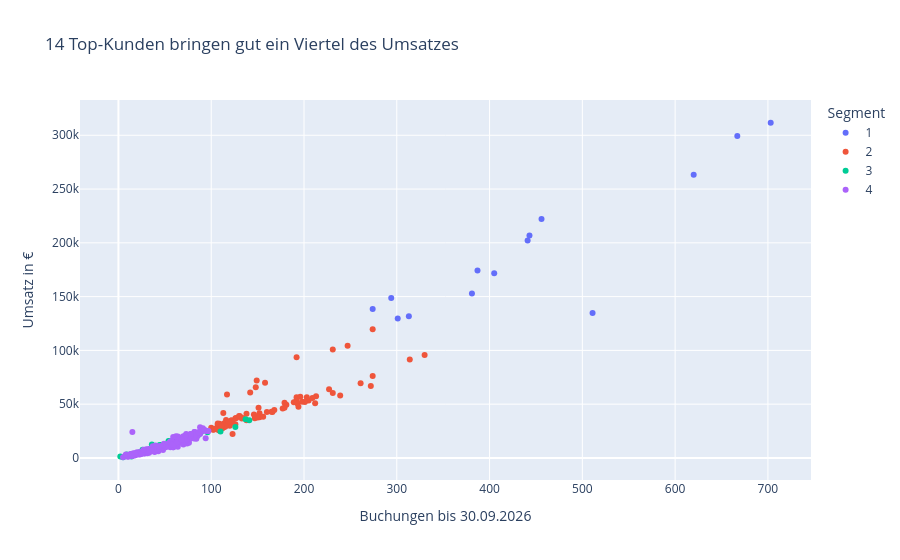

Here is the notebook cell this chart was saved with:
### Code cell
fig = px.scatter(
    kunden, x="haeufigkeit", y="umsatz", color=kunden["segment"].astype(str),
    hover_data=["kunde_id", "tage_seit_kauf"],
    title="14 Top-Kunden bringen gut ein Viertel des Umsatzes",
    labels={"haeufigkeit": "Buchungen bis 30.09.2026", "umsatz": "Umsatz in €", "color": "Segment"},
    category_orders={"color": ["1", "2", "3", "4"]},
)
fig

### Figure 1 — Plotly figure (JSON) as saved in the notebook; plotly's stock layout.template omitted (floating-point values rounded to 4 significant figures; data arrays with more than 128 entries replaced by an {"elided": "..."} marker saying what was removed)
{"data": [{"customdata": [["K0028", 5], ["K0052", 1], ["K0069", 0], ["K0077", 1], ["K0085", 0], ["K0136", 0], ["K0164", 2], ["K0227", 1], ["K0239", 1], ["K0259", 2], ["K0270", 0], ["K0273", 0], ["K0287", 9], ["K0292", 2]], "hovertemplate": "Segment=1<br>Buchungen bis 30.09.2026=%{x}<br>Umsatz in €=%{y}<br>kunde_id=%{customdata[0]}<br>tage_seit_kauf=%{customdata[1]}<extra></extra>", "legendgroup": "1", "marker": {"color": "#636efa", "symbol": "circle"}, "mode": "markers", "name": "1", "orientation": "v", "showlegend": true, "type": "scatter", "x": [387, 441, 620, 511, 313, 667, 703, 443, 456, 294, 381, 274, 301, 405], "xaxis": "x", "y": [174300.0, 202100.0, 263300.0, 134700.0, 131700.0, 299400.0, 311600.0, 206800.0, 222200.0, 148800.0, 152800.0, 138600.0, 129700.0, 171600.0], "yaxis": "y"}, {"customdata": {"elided": "90x2 mixed values"}, "hovertemplate": "Segment=2<br>Buchungen bis 30.09.2026=%{x}<br>Umsatz in €=%{y}<br>kunde_id=%{customdata[0]}<br>tage_seit_kauf=%{customdata[1]}<extra></extra>", "legendgroup": "2", "marker": {"color": "#EF553B", "symbol": "circle"}, "mode": "markers", "name": "2", "orientation": "v", "showlegend": true, "type": "scatter", "x": [108, 116, 247, 100, 198, 131, 111, 166, 134, 239, 165, 272, 108, 274, 123, 120, 111, 107, 102, 122, 115, 150, 113, 192, 152, 147, 261, 192, 205, 113, 117, 152, 203, 179, 114, 115, 117, 231, 314, 127, 109, 122, 138, 168, 148, 149, 102, 121, 181, 122, 115, 107, 116, 146, 119, 112, 193, 126, 133, 149, 151, 142, 192, 117, 330, 213, 103, 130, 179, 231, 123, 227, 118, 119, 115, 177, 156, 189, 160, 196, 194, 111, 201, 209, 104, 138, 212, 126, 158, 274], "xaxis": "x", "y": [25840.0, 32100.0, 104400.0, 28090.0, 52260.0, 38770.0, 30470.0, 42810.0, 37120.0, 58050.0, 42930.0, 66890.0, 29130.0, 119700.0, 33580.0, 29900.0, 27410.0, 30710.0, 26640.0, 33500.0, 29080.0, 37550.0, 28430.0, 93560.0, 41640.0, 36910.0, 69450.0, 53590.0, 53500.0, 41740.0, 32770.0, 37800.0, 56410.0, 46570.0, 32190.0, 30250.0, 31630.0, 100900.0, 91570.0, 37150.0, 31910.0, 32740.0, 41160.0, 44660.0, 65840.0, 71960.0, 26270.0, 34600.0, 49470.0, 35120.0, 30740.0, 32090.0, 35250.0, 40430.0, 31480.0, 27530.0, 50620.0, 36930.0, 36660.0, 38600.0, 46710.0, 60940.0, 56340.0, 58900.0, 95680.0, 57370.0, 26520.0, 39080.0, 51430.0, 60370.0, 22230.0, 63780.0, 30570.0, 33450.0, 29510.0, 46080.0, 38290.0, 51900.0, 42640.0, 56820.0, 47710.0, 29780.0, 52140.0, 55730.0, 27220.0, 35150.0, 50910.0, 31350.0, 69880.0, 76120.0], "yaxis": "y"}, {"customdata": [["K0003", 345], ["K0006", 390], ["K0012", 184], ["K0017", 168], ["K0023", 307], ["K0024", 286], ["K0032", 399], ["K0042", 302], ["K0045", 197], ["K0073", 345], ["K0100", 175], ["K0104", 238], ["K0110", 450], ["K0119", 349], ["K0132", 334], ["K0137", 300], ["K0152", 335], ["K0162", 338], ["K0170", 308], ["K0174", 273], ["K0178", 380], ["K0179", 436], ["K0180", 301], ["K0181", 287], ["K0182", 447], ["K0191", 211], ["K0194", 211], ["K0198", 194], ["K0202", 265], ["K0224", 461], ["K0226", 231], ["K0233", 349], ["K0235", 272], ["K0246", 376], ["K0252", 301], ["K0279", 223], ["K0280", 264], ["K0291", 391], ["K0293", 365], ["K0295", 404], ["K0296", 251], ["K0297", 169], ["K0305", 259], ["K0318", 279], ["K0321", 386], ["K0325", 398], ["K0334", 383], ["K0340", 266], ["K0347", 320], ["K0361", 223], ["K0370", 203], ["K0377", 182], ["K0382", 491], ["K0386", 223], ["K0388", 202]], "hovertemplate": "Segment=3<br>Buchungen bis 30.09.2026=%{x}<br>Umsatz in €=%{y}<br>kunde_id=%{customdata[0]}<br>tage_seit_kauf=%{customdata[1]}<extra></extra>", "legendgroup": "3", "marker": {"color": "#00cc96", "symbol": "circle"}, "mode": "markers", "name": "3", "orientation": "v", "showlegend": true, "type": "scatter", "x": [74, 39, 57, 22, 63, 50, 28, 41, 39, 137, 56, 63, 39, 5, 64, 40, 28, 54, 70, 126, 9, 51, 2, 26, 42, 110, 72, 46, 62, 65, 63, 34, 53, 21, 60, 27, 55, 34, 41, 36, 55, 54, 35, 14, 45, 36, 52, 86, 89, 44, 88, 96, 42, 65, 141], "xaxis": "x", "y": [18150.0, 8195.0, 12510.0, 5009.0, 16830.0, 11610.0, 5566.0, 9946.0, 8562.0, 36060.0, 10970.0, 15890.0, 9714.0, 744.4, 14540.0, 9545.0, 6483.0, 15750.0, 15620.0, 28830.0, 3129.0, 11020.0, 1416.0, 7554.0, 7864.0, 24650.0, 18090.0, 11420.0, 17120.0, 14590.0, 16790.0, 7062.0, 11140.0, 4347.0, 16670.0, 5302.0, 12370.0, 8175.0, 9509.0, 8549.0, 15560.0, 14750.0, 6433.0, 1427.0, 12070.0, 12450.0, 12060.0, 21380.0, 24190.0, 11830.0, 23780.0, 24000.0, 9316.0, 15600.0, 35080.0], "yaxis": "y"}, {"customdata": {"elided": "241x2 mixed values"}, "hovertemplate": "Segment=4<br>Buchungen bis 30.09.2026=%{x}<br>Umsatz in €=%{y}<br>kunde_id=%{customdata[0]}<br>tage_seit_kauf=%{customdata[1]}<extra></extra>", "legendgroup": "4", "marker": {"color": "#ab63fa", "symbol": "circle"}, "mode": "markers", "name": "4", "orientation": "v", "showlegend": true, "type": "scatter", "x": {"elided": "241 int values"}, "xaxis": "x", "y": {"elided": "241 float values"}, "yaxis": "y"}], "layout": {"legend": {"title": {"text": "Segment"}, "tracegroupgap": 0}, "title": {"text": "14 Top-Kunden bringen gut ein Viertel des Umsatzes"}, "xaxis": {"anchor": "y", "domain": [0.0, 1.0], "title": {"text": "Buchungen bis 30.09.2026"}}, "yaxis": {"anchor": "x", "domain": [0.0, 1.0], "title": {"text": "Umsatz in €"}}}}
